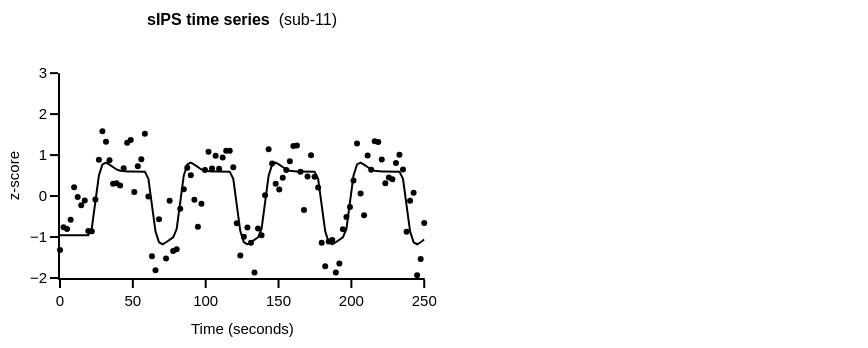

Write notebook code for a chart like this one.
### Markdown cell above
## Plot

### Code cell
fig = draw_timeseries2(bold_data=bold_glm_data[:,:], model_prediction=glm_pred_data[:,:], vox_data=max_indices, vox_model=max_indices, TRs=TRs, roi=best_r2_vertex_roi[0])

time_series_dir = '/Users/uriel/Documents/INT/Presentation/2025/VSS_2025/talk/Material/material/figures/time_series/'
fig.write_image('{}/glm_time_series_{}.pdf'.format(time_series_dir, task))
fig.show()
